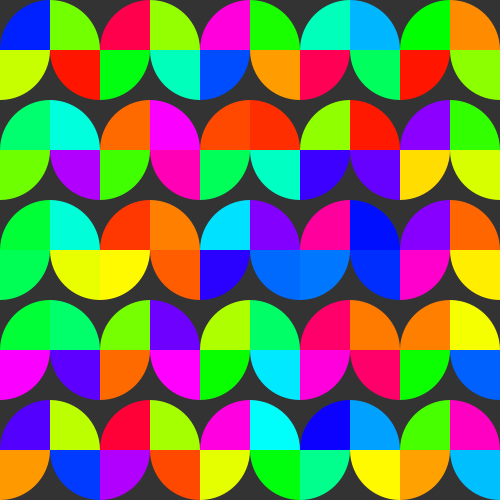
Frame 1 (no input)
Frame 60 (the mouse pressed at the canvas centre just before this capture): identical to frame 1, image omitted
Frame 120 (the mouse held since frame 60 and released just before this capture): identical to frame 1, image omitted

The Processing sketch that drew this single still picture (run headless with seeded random() and noise(); from frame 60 on, the mouse is pressed at the canvas centre):

// Processing sketch: ap2_progI
// ── ap2_progI.pde
int[][] M = new int[10][10];
int contRed = 0;

void setup(){
  size(500, 500); 
  ellipseMode(CORNER);
  colorMode(HSB, 360, 100, 100);
  noStroke();
  
  for (int i = 0; i < 10; i++){
     for (int j = 0; j < 10; j++){
        M[i][j] = int(random(0, 360));
        if(M[i][j] < 30) contRed+=1;
     }
  }
  println(contRed);
}

void draw(){
  background(100, 0, 20);
  for (int l = 0; l < 10; l++){
    for (int c = 0; c < 10; c++){
       fill(M[l][c], 100, 100);
       if (l % 2 == 1 && c % 2 == 0) semiArcos(c * 50, l * 50, 50, 0);
       else if (l % 2 == 1 && c % 2 == 1) semiArcos(c * 50, l * 50, 50, 1);
       else if (l % 2 == 0 && c % 2 == 0) semiArcos(c * 50, l * 50, 50, 2);
       else if (l % 2 == 0 && c % 2 == 1) semiArcos(c * 50, l * 50, 50, 3);
    }
  }
}

void semiArcos(int x, int y, int t, int p){
   if (p == 0) arc(x - t, y - t, t*2, t*2, 0, HALF_PI);
   else if (p == 1) arc(x, y - t, t*2, t*2, HALF_PI, PI);
   else if (p == 2) arc(x, y, t*2, t*2, PI, radians(270));
   else if (p == 3) arc(x - t, y, t*2, t*2, radians(270), TWO_PI);
}
